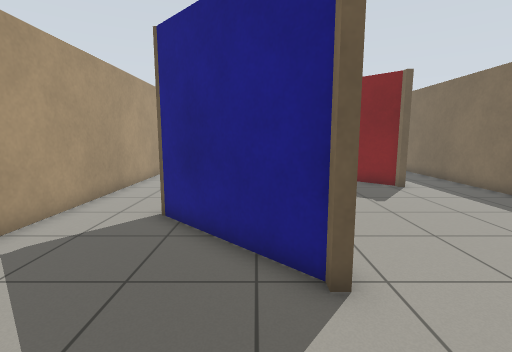
View 1 (above)

12 first-person views from a walk through a world built for the Gazebo simulator. The camera is 1.1 m above the floor, tilts 8° down and sees 85° across. The floor is counted in squares, 0.5 m on a side. Each view is taken from the middle of a square. On the plan, view 1 faces up. The plan holds only what a view shows up to about 17 squares ahead; the rest is blank.

View 2
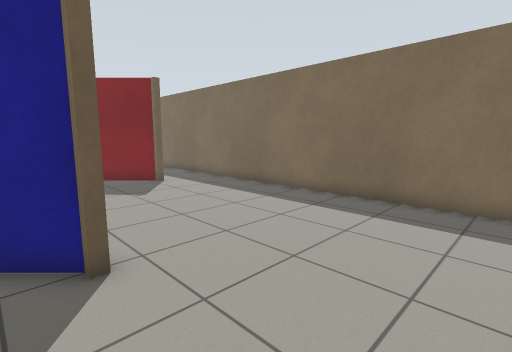

View 3
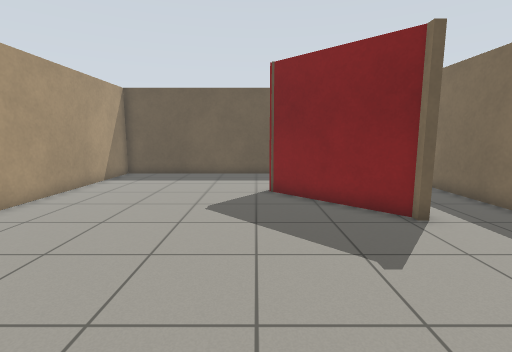

View 4
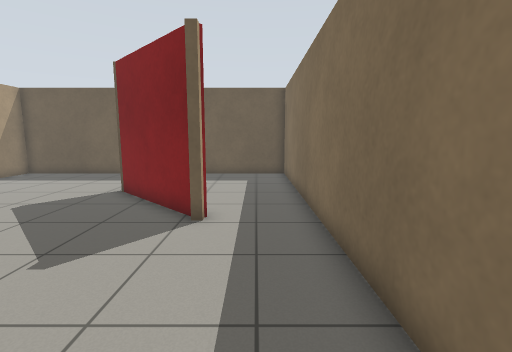

View 5
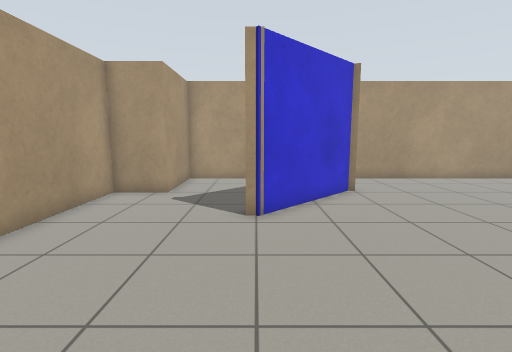

View 6
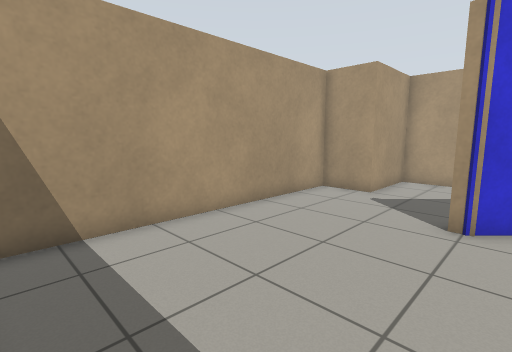

View 7
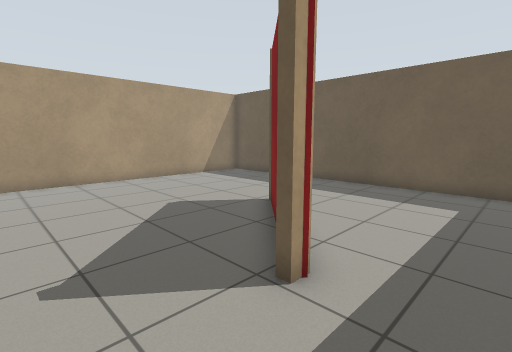

View 8
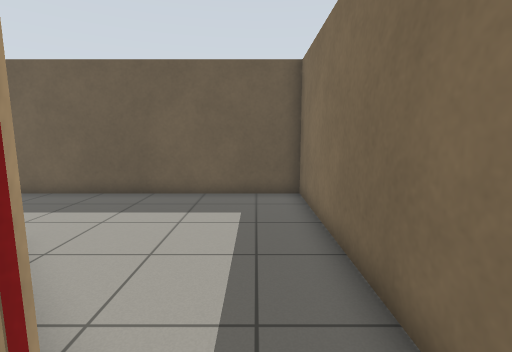

View 9
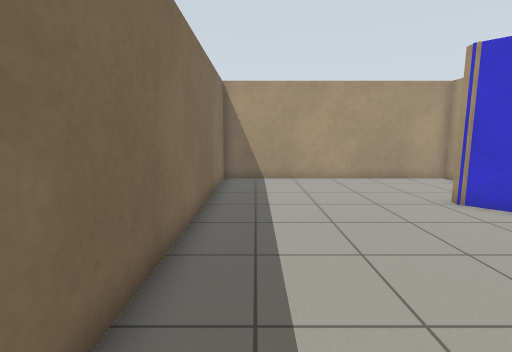

View 10
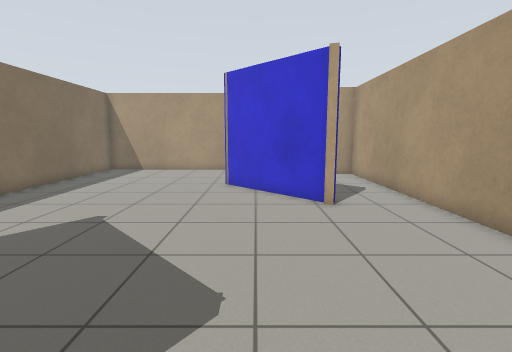

View 11
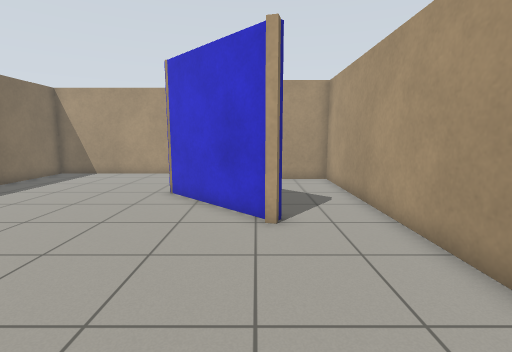

View 12
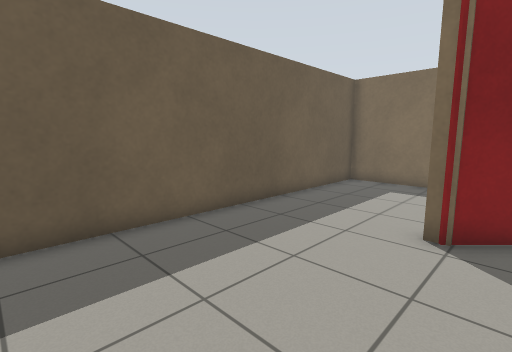

### Floor plan
Points are (right, up) in squares from view 1. A wall is a line through its corners. A room is listed if a view was taken in it or the views show most of it. See-through windows are left out.
Room 1 (views 1, 2, 3, 4, 5, 6, 7, 8, 9, 10, 11, 12)
walls: (-2.4, 7.8) (1.4, 4.1) (1.4, 3.6); (6.3, 12.4) (2.6, 16.1) (2.6, 16.6); (6.6, 12.8) (6.6, 12.1); (1.1, 3.6) (1.1, 4) (-2.6, 7.7) (-2.5, 8.1) (-2.1, 8); (-2, 0.5) (-2, -1.7) (9.7, -1.7) (9.7, 21.7) (-5.7, 21.7) (-5.7, 0.5) (-2, 0.5)

Where each view was taken, in squares from view 1:
view 1: 0 up, 0 right, facing up
view 2: 1 down, 0 right, facing up-right
view 3: 5 up, 2 right, facing up
view 4: 5 up, 8 right, facing up
view 5: 4 up, 9 right, facing left
view 6: 5 up, 9 right, facing down-left
view 7: 9 up, 9 right, facing up-left
view 8: 11 up, 8 right, facing up
view 9: 13 up, 8 right, facing down
view 10: 17 up, 0 right, facing down
view 11: 15 up, 2 left, facing down
view 12: 15 up, 4 left, facing up-right
